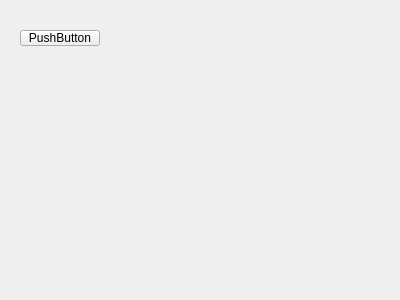
<?xml version="1.0" encoding="UTF-8"?>
<ui version="4.0">
 <class>Form</class>
 <widget class="QWidget" name="Form">
  <property name="geometry">
   <rect>
    <x>0</x>
    <y>0</y>
    <width>400</width>
    <height>300</height>
   </rect>
  </property>
  <property name="windowTitle">
   <string>Form</string>
  </property>
  <widget class="QPushButton" name="pushButton">
   <property name="geometry">
    <rect>
     <x>20</x>
     <y>30</y>
     <width>80</width>
     <height>16</height>
    </rect>
   </property>
   <property name="text">
    <string>PushButton</string>
   </property>
  </widget>
 </widget>
 <resources/>
 <connections/>
</ui>
